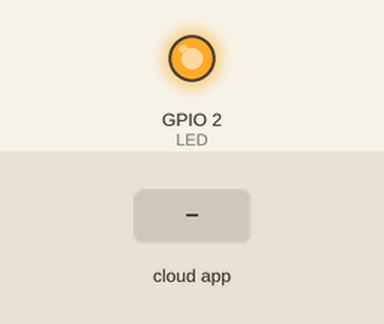
A sketch run on a simulated ESP8266 (NodeMCU). Parts: output pins drawn as LEDs (lit = HIGH). The test bench sets the inputs (shaded band). WiFi joins after 1.5 s; servers stay silent unless stated; no MQTT or app messages arrive unless stated; what the sketch prints to the serial monitor is not drawn.

Above: at 0.1 s.
At 2.7 s:
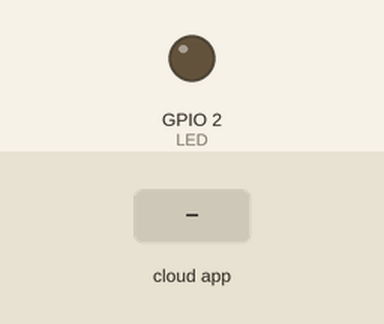
2.8 s: the phone or cloud app sets zap to 0
Timing chart, 0 to 5.8 s (numbered marks = the images above; inputs shaded):
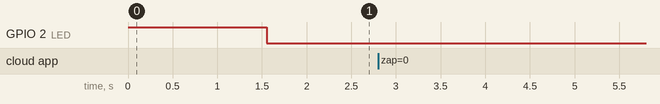

The sketch:

main.ino
```cpp
#include "Adafruit_MQTT.h"
#include "Adafruit_MQTT_Client.h"
#include "secrets.h"
#include <ESP8266WiFi.h>
#include <RCSwitch.h>

/************ Constants ************/

#define LED 2

/************ Global State ******************/

// Create an ESP8266 WiFiClient class to connect to the MQTT server.
// You should absolutely use the WiFiClientSecure here if your
// board supports it.
WiFiClient client;

// Setup the MQTT client class by passing in the WiFi client and MQTT server and
// login details.
Adafruit_MQTT_Client mqtt(&client, AIO_SERVER, AIO_SERVERPORT, AIO_USERNAME,
                          AIO_USERNAME, AIO_KEY);

RCSwitch sender = RCSwitch();

/****************************** Feeds ***************************************/

// Notice MQTT paths for AIO follow the form: <username>/feeds/<feedname>
Adafruit_MQTT_Subscribe zap =
    Adafruit_MQTT_Subscribe(&mqtt, AIO_USERNAME "/feeds/zap");

void setup() {
  pinMode(LED, OUTPUT);

  Serial.begin(115200);

  // Turn LED off until MQTT is connected.
  digitalWrite(LED, HIGH);

  // Check what the pin mapping for your board is.
  // For mine this is D0.
  sender.enableTransmit(16);
  sender.setProtocol(1);
  sender.setPulseLength(187);

  // Connect to WiFi access point.
  Serial.println();
  Serial.print("Connecting to ");
  Serial.println(WLAN_SSID);

  WiFi.begin(WLAN_SSID, WLAN_PASS);
  while (WiFi.status() != WL_CONNECTED) {
    delay(500);
    Serial.print(".");
  }
  Serial.println();

  Serial.println("WiFi connected");
  Serial.println("IP address: ");
  Serial.println(WiFi.localIP());

  mqtt.subscribe(&zap);
}

void loop() {
  // Ensure the connection to the MQTT server is alive (this will make the first
  // connection and automatically reconnect when disconnected).  See the
  // MQTT_connect function definition further below.
  MQTT_connect();

  // this is our 'wait for incoming subscription packets' busy subloop
  // try to spend your time here

  Adafruit_MQTT_Subscribe *subscription;
  while ((subscription = mqtt.readSubscription(5000))) {
    if (subscription == &zap) {
      Serial.print(F("Zap: "));
      const char *val = (char *)zap.lastread;
      Serial.println(val);

      sender.sendTriState(val);
    }
  }

  // ping the server to keep the mqtt connection alive
  if (!mqtt.ping()) {
    mqtt.disconnect();
  }
}

// Function to connect and reconnect as necessary to the MQTT server.
// Should be called in the loop function and it will take care if connecting.
void MQTT_connect() {
  int8_t ret;

  // Stop if already connected.
  if (mqtt.connected()) {
    return;
  }

  Serial.print("Connecting to MQTT... ");

  uint8_t retries = 3;
  // connect will return 0 for connected
  while ((ret = mqtt.connect()) != 0) {
    digitalWrite(LED, HIGH);
    Serial.println(mqtt.connectErrorString(ret));
    Serial.println("Retrying MQTT connection in 5 seconds...");
    mqtt.disconnect();
    delay(5000); // wait 5 seconds
    retries--;
    if (retries == 0) {
      // basically die and wait for WDT to reset me
      while (1)
        ;
    }
  }
  digitalWrite(LED, LOW);
  Serial.println("MQTT Connected!");
}
```

secrets.h
```cpp
/************************* WiFi Access Point *********************************/

#define WLAN_SSID       ""
#define WLAN_PASS       ""

/************************* Adafruit.io Setup *********************************/

#define AIO_SERVER      "io.adafruit.com"
#define AIO_SERVERPORT  1883                   // use 8883 for SSL
#define AIO_USERNAME    ""
#define AIO_KEY         ""
```

Measured:
- after the input at 2.8 s, every drawn part: stays the same
